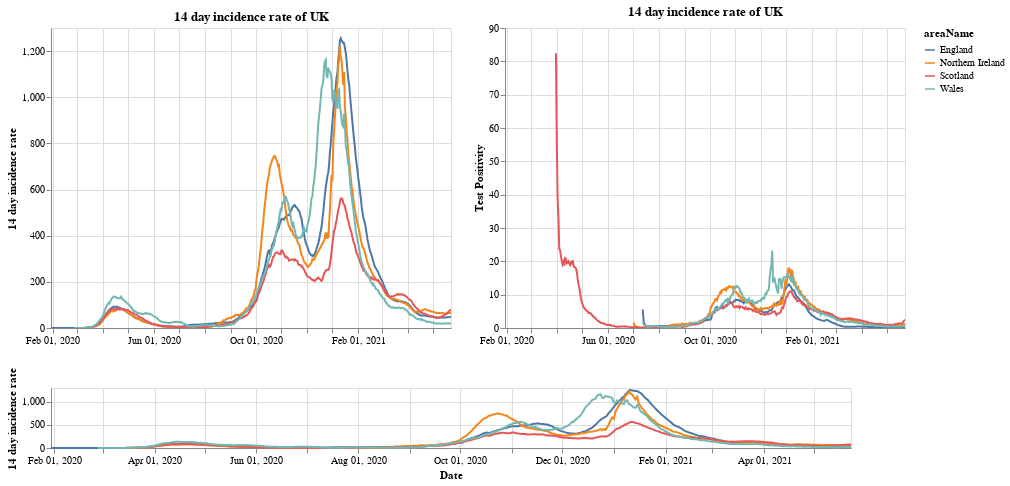

This figure's notebook cell:
### Markdown cell above
# Plots

First a plot with each country in the UK. The top right shows the positivity rate for (which is the percentage of registered tests which were positive) while the top left is the 14 day incidence rate. The bottom chart can be used to select the timeframe (does not work on a mobile device).

### Code cell
#collapse
brush = alt.selection(type='interval', name='DateBrush',encodings=['x'],fields=['Time'])
leg_selection = alt.selection_multi(fields=['areaName'], bind='legend')

base = alt.Chart(uk_cases).mark_line().encode(
    x=alt.X("yearmonthdate(date):T", axis=alt.Axis(title='Date')),
    y=alt.Y("twoWeeklyCasesRate:Q", axis=alt.Axis(title='14 day incidence rate')),
    tooltip=['areaName', 'date','twoWeeklyCasesRate', 'testPositivity'],
    color='areaName',
    opacity=alt.condition(leg_selection, alt.value(2), alt.value(0.1))
).add_selection(leg_selection).properties(width=400)

upper = base.encode(alt.X('yearmonthdate(date):T', axis=alt.Axis(title=''),
                         scale=alt.Scale(domain=brush))
                   ).properties(title=f'14 day incidence rate of UK')
upper_right = upper.encode(alt.Y('testPositivity:Q', axis=alt.Axis(title='Test Positivity')))
lower = base.properties(height=60, width = 800).add_selection(brush)

(upper | upper_right) & lower

### Figure 1 — Vega-Lite specification as saved in the notebook (floating-point values rounded to 4 significant figures; data arrays with more than 128 entries replaced by an {"elided": "..."} marker saying what was removed)
{"config": {"view": {"continuousWidth": 400, "continuousHeight": 300}}, "vconcat": [{"hconcat": [{"mark": "line", "encoding": {"color": {"type": "nominal", "field": "areaName"}, "opacity": {"condition": {"value": 2, "selection": "selector001"}, "value": 0.1}, "tooltip": [{"type": "nominal", "field": "areaName"}, {"type": "temporal", "field": "date"}, {"type": "quantitative", "field": "twoWeeklyCasesRate"}, {"type": "quantitative", "field": "testPositivity"}], "x": {"type": "temporal", "axis": {"title": ""}, "field": "date", "scale": {"domain": {"selection": "DateBrush"}}, "timeUnit": "yearmonthdate"}, "y": {"type": "quantitative", "axis": {"title": "14 day incidence rate"}, "field": "twoWeeklyCasesRate"}}, "selection": {"selector001": {"type": "multi", "fields": ["areaName"], "bind": "legend"}}, "title": "14 day incidence rate of UK", "width": 400}, {"mark": "line", "encoding": {"color": {"type": "nominal", "field": "areaName"}, "opacity": {"condition": {"value": 2, "selection": "selector001"}, "value": 0.1}, "tooltip": [{"type": "nominal", "field": "areaName"}, {"type": "temporal", "field": "date"}, {"type": "quantitative", "field": "twoWeeklyCasesRate"}, {"type": "quantitative", "field": "testPositivity"}], "x": {"type": "temporal", "axis": {"title": ""}, "field": "date", "scale": {"domain": {"selection": "DateBrush"}}, "timeUnit": "yearmonthdate"}, "y": {"type": "quantitative", "axis": {"title": "Test Positivity"}, "field": "testPositivity"}}, "selection": {"selector001": {"type": "multi", "fields": ["areaName"], "bind": "legend"}}, "title": "14 day incidence rate of UK", "width": 400}]}, {"mark": "line", "encoding": {"color": {"type": "nominal", "field": "areaName"}, "opacity": {"condition": {"value": 2, "selection": "selector001"}, "value": 0.1}, "tooltip": [{"type": "nominal", "field": "areaName"}, {"type": "temporal", "field": "date"}, {"type": "quantitative", "field": "twoWeeklyCasesRate"}, {"type": "quantitative", "field": "testPositivity"}], "x": {"type": "temporal", "axis": {"title": "Date"}, "field": "date", "timeUnit": "yearmonthdate"}, "y": {"type": "quantitative", "axis": {"title": "14 day incidence rate"}, "field": "twoWeeklyCasesRate"}}, "height": 60, "selection": {"selector001": {"type": "multi", "fields": ["areaName"], "bind": "legend"}, "DateBrush": {"type": "interval", "encodings": ["x"], "fields": ["Time"]}}, "width": 800}], "data": {"name": "data-8e45c6992a579898230d42b8ea79858d"}, "$schema": "https://vega.github.io/schema/vega-lite/v4.8.1.json", "datasets": {"data-8e45c6992a579898230d42b8ea79858d": {"elided": "1828 records"}}}
